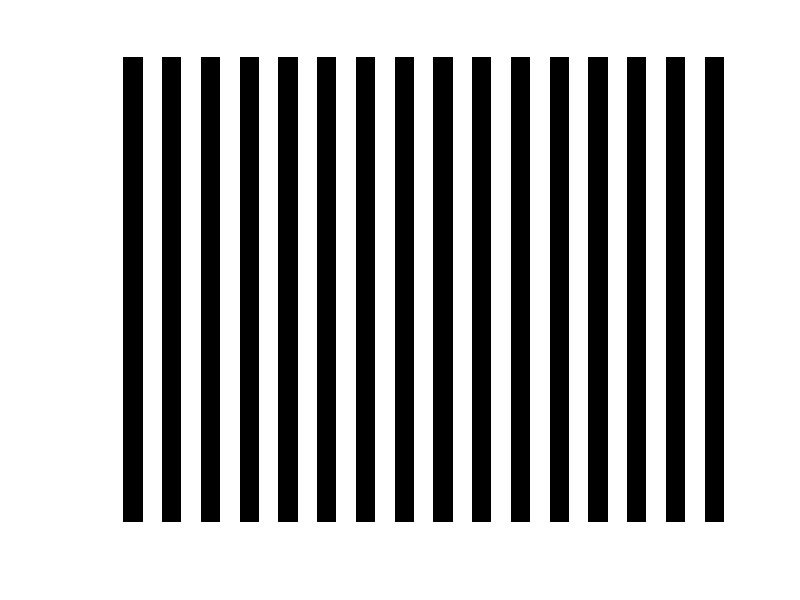
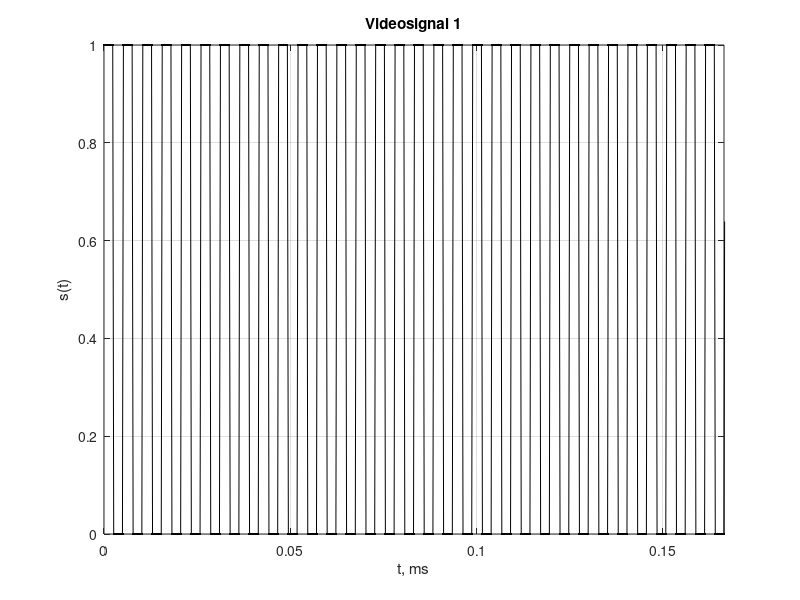
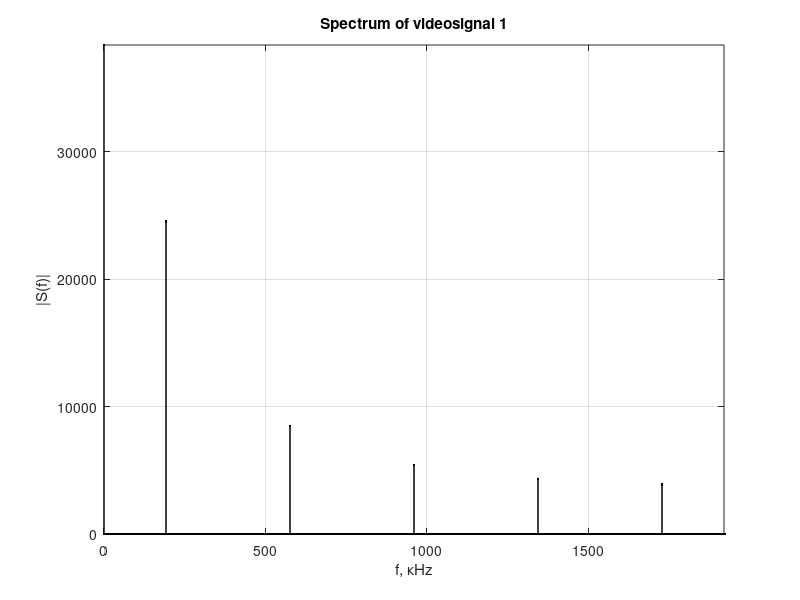
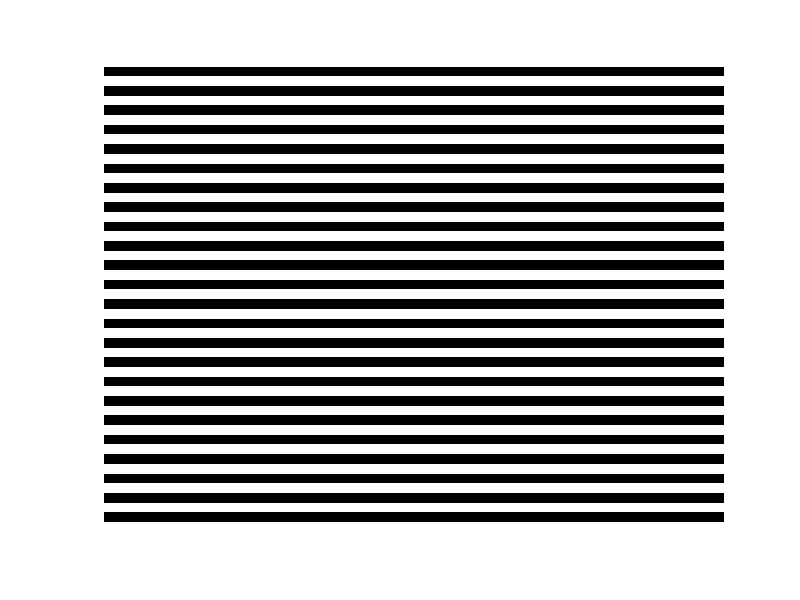

Recreate these plots in MATLAB, in order.
%Lab3_1

% Очистка робочої пам'яті і закриття графічних вікон
clear; 
close all;

% Задаємо розміри зображення
M = 240;
J = 320;
N = M*J;
fprintf(['К-ть рядків M: %i; К-ть стовпчиків J: %i; К-ть ' ...
    'пікселів N: %i.\n'], M, J, N)

% Визначаємо такі часові параметри як
% Тривалість кадру
T = 1e3/50;
dt = T/N;
t = (0:N-1)*dt;
fprintf(['Тривалість кадру: %g мс; крок дискретизації: ' ...
    '%5.1e мс.\n'], T, dt);

% Частоту дискретизації
fs = 1/dt;
df = fs/N;
f = (0:N-1)*df;
fprintf(['Частота дискретизації: %g кГц; частотний крок: ' ...
    '%g кГц.\n'], fs, df);

% Частоту кадрової розгортки
fy = 1/T; 
fx = M*fy; 
fprintf(['Частота кадрової розгортки fy = %g Гц; частота ' ...
    'рядкової розгортки fx = %g кГц.\n'], 1e3*fy, fx);

% РОБОТА З ПЕРШИМ ЗОБРАЖЕННЯМ  
% 16 вертикальних чорних смуг рівної ширини, 
% розділених білими смугами такої ж ширини

% Задаємо початкові параметри
K = 16;
%K = 16*2;
Fx = K/J/dt;
fprintf('Частота полос по x: Fx = K*fx = %g кГц.\n', Fx);

% Формуємо смуги на зображенні
row = pulstran(0:J-1, (0.25:K)*J/K, 'rectpuls', J/K/2);
Image = repmat(row, M, 1);

% Відображаємо отримане зображення
figure('Name', 'Image 1');
imshow(Image); 
%title('Image 1');

% Подаємо зображення як сигнал розкладання
s = Image';
s = s(:);

% Графічно відображаємо сигнал
figure('Name', 'Videosignal 1', 'WindowStyle', 'docked');
plot(t, s, '.k-'); grid on
axis([t(1) t(2*J) -inf inf]);
xlabel('t, ms'); 
ylabel('s(t)');
title('Videosignal 1');

% Перетворюємо часовий сигнал в спектр
% (функція швидкого перетворення Фур'є)
S = fft(s);

%Графічно відображаємо спектр
figure('Name', 'Spectrum 1', 'WindowStyle', 'docked');
plot(f, abs(S), '.k-'); grid on
axis([f(1) fs/2 -inf inf]);
xlabel('f, кHz'); 
ylabel('|S(f)|');
title('Spectrum of videosignal 1');

% РОБОТА З ДРУГИМ ЗОБРАЖЕННЯМ
% 24 горизонтальних чорних смуг рівної ширини,
% розділених білими смугами такої ж ширини;

% Задаємо початкові параметри
L = 24;
%L = 24*2;
Fy = L/M/J/dt;
fprintf('Частота смуг по y: Fy = L*fy = %g кГц.\n', Fy);

% Формуємо смуги на зображенні
col = pulstran(0:M-1, (0.25:L)*M/L, 'rectpuls', M/L/2)';
Image = repmat(col, 1, J);

% Відображаємо отримане зображення
figure('Name', 'Image 2');
imshow(Image); 
%title('Image 2');

% Подаємо зображення як сигнал розкладання
s = Image';
s = s(:);

% Графічно відображаємо сигнал
figure('Name', 'Videosignal 2', 'WindowStyle', 'docked');
plot(t, s, '.k-'); grid on
axis([t(1) t(2*J*M/L) -inf inf]);
xlabel('t, ms'); 
ylabel('s(t)');
title('Videosignal 2');

% Перетворюємо часовий сигнал в спектр
% (функція швидкого перетворення Фур'є)
S = fft(s);

%Графічно відображаємо спектр
figure('Name', 'Spectrum 2', 'WindowStyle', 'docked');
plot(f, abs(S), '.k-'); grid on
axis([f(1) M*fx/L -inf inf]);
xlabel('f, кHz'); 
ylabel('|S(f)|');
title('Spectrum of videosignal 2');

% РОБОТА З ТРЕЙТІМ ЗОБРАЖЕННЯМ
% перетину 24 горизонтальних білих смуг рівної ширини,
% розділених чорними смугами такої ж ширини,
% і 16 вертикальних білих смуг рівної ширини,
% розділених чорними смугами такої ж ширини.

% Формуємо зображення використовуючи два попередніх
Image = repmat(row, M, 1);
Image(~col,:) = ~Image(~col,:);

% Виконуємо аналогічні дії до попередніх пунктів зі
% зміною номерів зображень та іншими обмеженнями граіфіків

figure('Name', 'Image 3');
imshow(Image); 
%title('Image 3');

s = Image';
s = s(:);

figure('Name', 'Videosignal 3', 'WindowStyle', 'docked');
plot(t, s, '.k-'); grid on
axis([t(J*M/L-J) t(J*M/L+J) -inf inf]);
xlabel('t, ms'); 
ylabel('s(t)');
title('Videosignal 3');

S = fft(s - mean(s));

figure('Name', 'Spectrum 3', 'WindowStyle', 'docked');
plot(f, abs(S), '.k-'); grid on
axis([f(1) fs/2 -inf inf]);
xlabel('f, кHz'); 
ylabel('|S(f)|');
title('Spectrum of videosignal 3');
